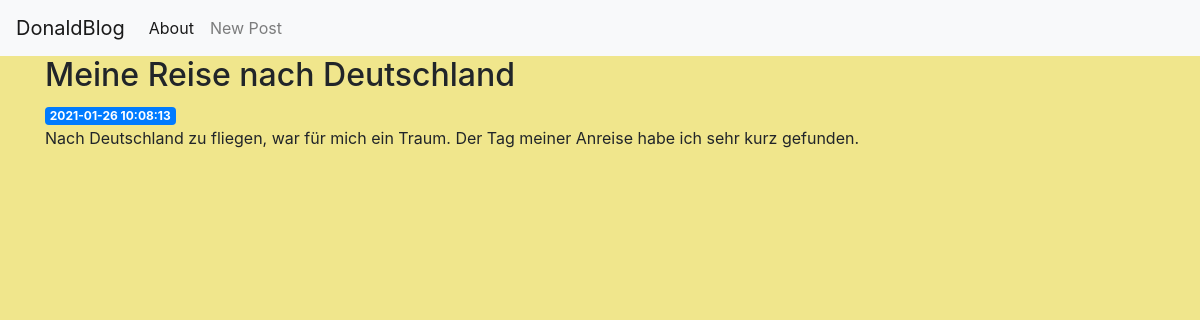
/4, run on the app's committed database.
### tables this page shows
CREATE TABLE posts (
    id INTEGER PRIMARY KEY AUTOINCREMENT,
    created TIMESTAMP NOT NULL DEFAULT CURRENT_TIMESTAMP,
    title TEXT NOT NULL,
    content TEXT NOT NULL
);

### app.py (the view)
@app.route('/<int:post_id>')
def post(post_id):
    post = get_post(post_id)
    return render_template('post.html', post=post)

### app.py (called while the page is built)
def get_db_connection():
    conn = sqlite3.connect('database.db')
    conn.row_factory = sqlite3.Row
    return conn

def get_post(post_id):
    conn = get_db_connection()
    post = conn.execute('SELECT * FROM posts WHERE id = ?',
                        (post_id,)).fetchone()
    conn.close()
    if post is None:
        abort(404)
    return post

### templates/post.html
{% extends 'base.html' %}
{% block content %}
    <h2>{% block title %} {{ post['title'] }} {% endblock %}</h2>
    <span class="badge badge-primary">{{ post['created'] }}</span>
    <p>{{ post['content'] }}</p>
{% endblock %}

### templates/base.html (style rules this page uses)
.body { background-color: khaki; }

### data on the page
posts: title "Meine Reise nach Deutschland", created "2021-01-26 10:08:13", content "Nach Deutschland zu fliegen, war für mich ein Traum. Der Tag meiner Anreise habe ich sehr kurz gefunden."
